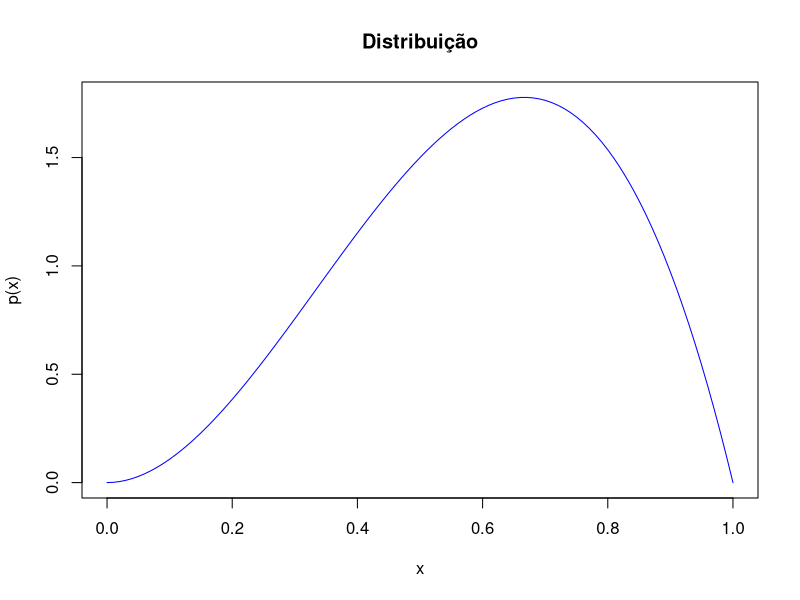
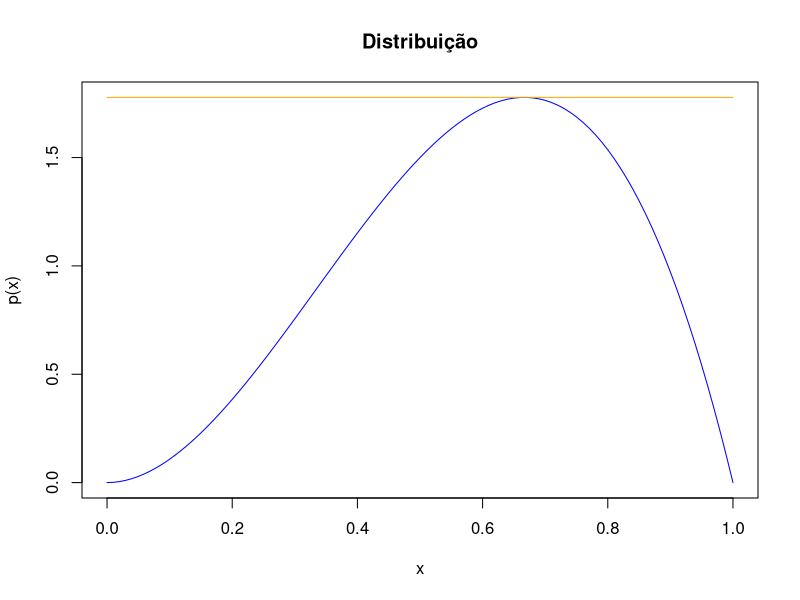
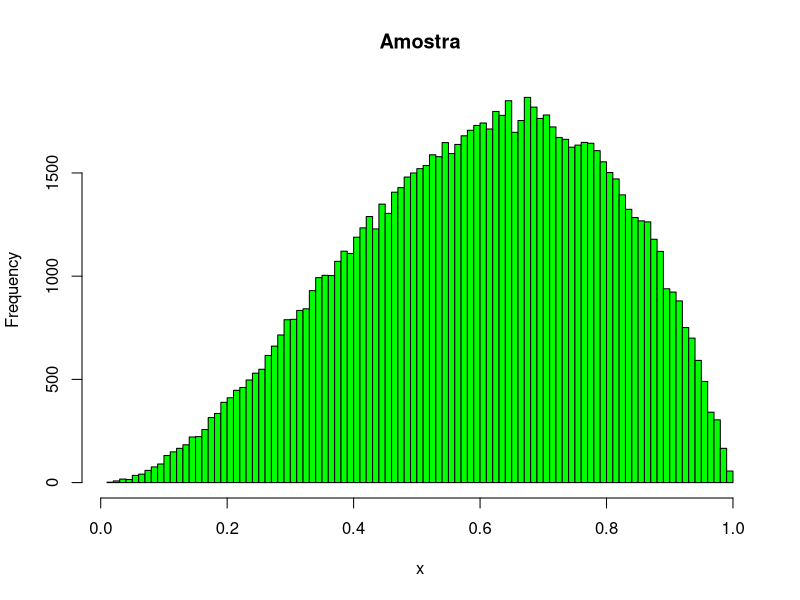
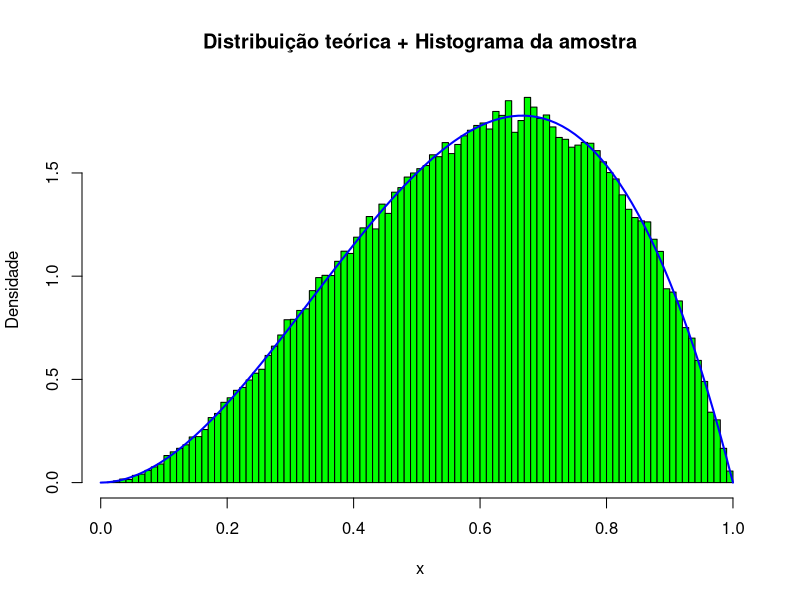

Source code (R) for these figures, in order:

p <- function(x)
{
  return (12 * x^2 * (1 - x))
}

h <- function(x) # Uniforme (0, 1)
{
  return (rep(1, length(x)))
}

inversaHx <- function(x) # Gera amostra de h(x) pelo método da inversa.
{
  return (x)
}

# Pelo Método da Rejeição, para calcular c é necessário primeiro encontrar o valor de x
# que maximiza p(x)/h(x). O valor de c deve ser calculado neste ponto.
# Encontrando max(p(x)/h(x)):
# p(x)/h(x) = 12x^2(1 - x), derivando e igualando a 0, temos:
# 12(2x(1 - x) - x^2)=0
# 2x - 2x^2 - x^2 = 0
# -3x^2 + 2x = 0
# x(-3x + 2) = 0
# Temos x = 0 e x = 2/3 como possíveis valores de x.
# Para x = 0, temos p(x)/h(x) = 0 e Para x = 2/3, temos p(x)/h(x) = 16/9.
# x = 2/3 é o valor escolhido o que implica c = p(2/3)/h(2/3) = 16/9.

gerarAmostraX <- function(nsamples)
{
  cont <- 0
  X <- rep(0, nsamples)
  c <- 16/9
  
  # Teste diferentes valores de c (0.1, 0.3, 4, 20, etc)
  # para avaliar como ele afeta os resultados.
  
  for (i in 1:nsamples)
  {
    repeat
    {
      cont <- cont + 1
      u1 <- runif(1) # Para gerar amostra de h(x)
      y <- inversaHx(u1)
      u2 <- runif(1)
      
      if (u2 <= p(y) / (c * h(y)))
      {
        X[i] <- y
        break
      }
    }
  }
  
  return (X)
}

# p(x)
valorx <- seq(0, 1, 0.01)
valory <- p(valorx)

plot(valorx, valory,
     type = "l",
     col = "blue",
     main = "Distribuição",
     xlab = "x",
     ylab = "p(x)")

# p(x) e h(x)
valorxh <- seq(0, 1, 0.01)
c <- p(2/3) / h(2/3)
valoryh <- c * h(valorxh)

plot(valorx, valory,
     type = "l",
     col = "blue",
     main = "Distribuição",
     xlab = "x",
     ylab = "p(x)")

lines(valorxh, valoryh, col = "orange")

# Gerando a amostra
nsamples <- 100000
X <- gerarAmostraX(nsamples)

hist(X,
     breaks = 100,
     col = "green",
     main = "Amostra",
     xlab = "x")

# p(x) e amostra
hist(X,
     probability = TRUE,
     breaks = 100,
     col = "green",
     main = "Distribuição teórica + Histograma da amostra",
     xlab = "x",
     ylab = "Densidade")

lines(valorx, valory, col = "blue", lwd = 2)

#legend("topleft",
 #      legend = c("Distribuição teórica", "Histograma (densidade)"),
  #     col = c("blue", "green"),
   #    lwd = c(2, 10))
